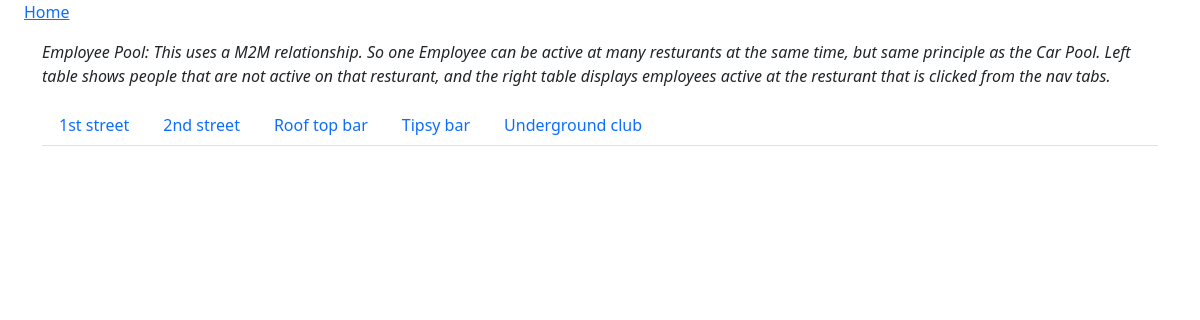
The page /emp_pool/ on the database its author committed.
### htmx_tests/models.py (models this page shows)
class Resturant(models.Model):
    name = models.CharField(max_length=50, unique=True)
    def __str__(self):
        return self.name

### htmx_tests/views.py (the view)
# urls.py: path("emp_pool/", views.emp_pool, name="emp_pool"),
def emp_pool(request):
    employees = Employee.objects.all().order_by('name')
    resturant = Resturant.objects.all().order_by('name')
    print(resturant)
    return render(request, 'partials/emp_pool.html', {
        'employees':employees,
        'resturant':resturant,
    })

### htmx_tests/templates/partials/emp_pool.html (shortened to what this page needs)
{% extends "base.html" %}
{% block content %}
<div class="container mt-3">
    <p class="fst-italic">
        Employee Pool: This uses a M2M relationship.
        So one Employee can be active at many resturants at the same time,
        but same principle as the Car Pool.
        Left table shows people that are not active on that resturant,
        and the right table displays employees active at the resturant that is clicked from the nav tabs.
    </p>
    <ul class="nav nav-tabs">
        {% for rest in resturant %}
            <li class="nav-item">
                <a class="nav-link"
                name="resturant"
                style="cursor: pointer;"
                hx-get="{% url 'htmx_tests:emp_pool_workers' rest.pk %}"
                hx-trigger="click"
                hx-swap="innerHTML"
                hx-target="#emp-pool"
                >
                    {{rest.name}}
                </a>
            </li>
        {% endfor %}
    </ul>
</div>
{% endblock content %}

### rows shown on the page
Resturant: name "1st street"
Resturant: name "2nd street"
Resturant: name "Roof top bar"
Resturant: name "Tipsy bar"
Resturant: name "Underground club"
